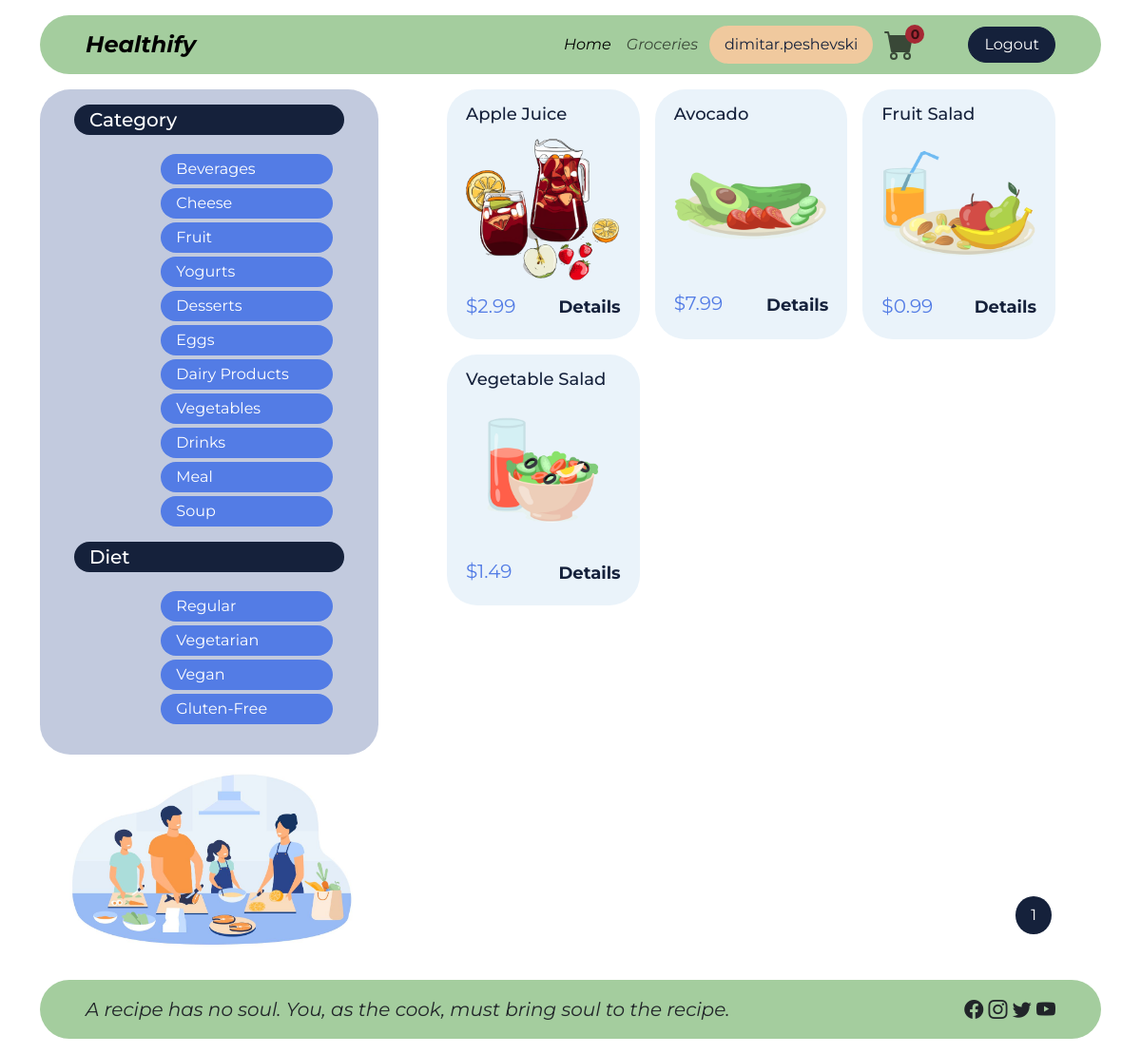
/groceries/?diet=Vegetarian (signed in), run on the app's committed database.
### accounts/models.py (models this page shows, shortened)
class User(AbstractUser):
    class Role(models.TextChoices):
        ADMINISTRATOR = 'ADMINISTRATOR', 'Administrator'
        CONSUMER = 'CONSUMER', 'Consumer'
        SELLER = 'SELLER', 'Seller'
    base_role = Role.ADMINISTRATOR
    role = models.CharField(max_length=255, choices=Role.choices)

### groceries/models.py (models this page shows, shortened)
class Category(models.Model):
    name = models.CharField(max_length=255)
    class Meta:
        verbose_name_plural = 'categories'
    def __str__(self):
        return self.name

class Diet(models.Model):
    name = models.CharField(max_length=255)
    def __str__(self):
        return self.name

class Grocery(models.Model):
    name = models.CharField(max_length=255)
    description = models.TextField()
    categories = models.ManyToManyField(Category)
    diets = models.ManyToManyField(Diet)
    price = models.DecimalField(max_digits=6, decimal_places=2)
    quantity = models.IntegerField()
    image = models.ImageField(upload_to='images/')
    nutrition_facts_label = models.OneToOneField(NutritionFactsLabel, on_delete=models.CASCADE)
    creator = models.ForeignKey(Seller, on_delete=models.CASCADE)
    date_created = models.DateTimeField(auto_now_add=True)
    date_modified = models.DateTimeField(auto_now=True)
    class Meta:
        verbose_name_plural = 'groceries'

### accounts/decorators.py (the view)
        def wrapper_func(request, *args, **kwargs):
            if request.user.role not in roles:
                return redirect('accounts:unauthorized')
            return view_func(request, *args, **kwargs)

### groceries/views.py (called while the page is built)
@login_required(login_url='accounts:login')
@allowed_users(roles=(User.Role.CONSUMER, User.Role.SELLER, User.Role.ADMINISTRATOR,))
def groceries(request):
    all_groceries = Grocery.objects.all().order_by('name')
    category = request.GET.get('category')
    if category is not None:
        all_groceries = all_groceries.filter(categories__name__in=[category]).all().order_by('name')
    diet = request.GET.get('diet')
    if diet is not None:
        all_groceries = all_groceries.filter(diets__name__in=[diet]).all().order_by('name')
    page = Paginator(all_groceries, 9)
    page_list = request.GET.get('page')
    page = page.get_page(page_list)
    context = {'categories': Category.objects.all(), 'diets': Diet.objects.all(), 'page': page}
    return render(request, 'groceries/groceries.html', context)

### templates/groceries/groceries.html (shortened to what this page needs)
{% extends 'base.html' %}
{% load static %}
{% block content %}
    <div class="container flex-grow-1">
        <div class="row h-100">
            <div class="col-4 d-flex flex-column justify-content-between">
                <div class="d-flex flex-column justify-content-between flex-grow-1">
                    <div class="container bg-info px-5 py-3 rounded-5">
                        <div id="category-accordion" class="row">
                            <h5 class="bg-primary text-white px-3 py-1 mb-3 rounded-5"
                                data-bs-toggle="collapse"
                                data-bs-target="#category-accordion-body" aria-expanded="true"
                                aria-controls="category-accordion-body">
                                Category
                            </h5>
                            <div id="category-accordion-body" class="collapse show"
                                 data-bs-parent="#category-accordion">
                                <div class="row">
                                    <div class="col-2"></div>
                                    <div class="col-10">
                                        <ul style="list-style: none;" class="w-100">
                                            {% for category in categories %}
                                                <li class="category text-white my-1 px-3 py-1 rounded-5">
                                                    <a href="{% url 'groceries:groceries' %}?category={{ category }}">{{ category }}</a>
                                                </li>
                                            {% endfor %}
                                        </ul>
                                    </div>
                                </div>
                            </div>
                        </div>
                        <div id="diet-accordion" class="row">
                            <h5 class="bg-primary text-white px-3 py-1 mb-3 rounded-5"
                                data-bs-toggle="collapse"
                                data-bs-target="#diet-accordion-body" aria-expanded="true"
                                aria-controls="diet-accordion-body">Diet</h5>
                            <div id="diet-accordion-body" class="collapse show" data-bs-parent="#diet-accordion">
                                <div class="row">
                                    <div class="col-2"></div>
                                    <div class="col-10">
                                        <ul style="list-style: none;">
                                            {% for diet in diets %}
                                                <li class="category text-white my-1 px-3 py-1 rounded-5">
                                                    <a href="{% url 'groceries:groceries' %}?diet={{ diet }}">{{ diet }}</a>
                                                </li>
                                            {% endfor %}
                                        </ul>
                                    </div>
                                </div>
                            </div>
                        </div>
                    </div>
                    <div class="container">
                        <div class="row">
                            <div class="col">
                                <img class="img-fluid"
                                     src="{% static 'images/mother-father-with-kids-cooking-dishes-kitchen.jpg' %}"/>
                            </div>
                        </div>
                    </div>
                </div>
            </div>
            <div class="col-8 ">
                <div class="container px-5 h-100 d-flex flex-column justify-content-between">
                    <div class="row row-cols-3 g-3 mb-3">
                        {% for grocery in page.object_list %}
                            <div class="col">
                                <div class="card border-0 rounded-5 px-3 py-3 h-100"
                                     style="background-color: rgba(234, 243, 250, 255);">
                                    <div class="card-body px-1 py-1">
                                        <h5 class="card-subtitle text-primary mb-0"
                                            style="font-size: 18px;">{{ grocery.name }}</h5>
                                    </div>
                                    <div class="text-center">
                                        <img src="{{ MEDIA_URL }}{{ grocery.image.url }}"
                                             class="card-img-bottom rounded-0"
                                             alt="...">
                                    </div>
                                    <div class="card-body px-1 py-1 d-flex justify-content-between align-items-center">
                                        <div class="card-subtitle text-primary price" style="font-size: 20px;">
                                            ${{ grocery.price }}</div>
                                        <a href="{% url 'groceries:grocery_details' grocery.id %}" class="details">Details</a>
                                    </div>
                                </div>
                            </div>
                        {% endfor %}
                    </div>
                    <div class="row mb-3">
                        <div class="col d-flex justify-content-end">
                            <nav aria-label="...">
                                <ul class="d-flex" style="list-style: none;">
                                    {% for num_page in page.paginator.page_range %}
                                        {% if page.number == num_page %}
                                            <li class="page-item mx-1 active" aria-current="page">
                                                <a class="bg-primary px-3 py-2 rounded-circle text-white page-link"
                                                   href="{% url 'groceries:groceries' %}?page={{ num_page }}">{{ num_page }}</a>
                                            </li>
                                        {% endif %}
                                    {% endfor %}
                                </ul>
                            </nav>
                        </div>
                    </div>
                </div>
            </div>
        </div>
    </div>
{% endblock %}

### templates/base.html (shortened to what this page needs)
{% load static %}
<!DOCTYPE html>
<html lang="en">
<head>
    <link href="{% static 'assets/scss/custom.css' %}" rel="stylesheet">
    <link href="{% static 'assets/css/style.css' %}" rel="stylesheet">
    <link rel="stylesheet" href="https://cdn.jsdelivr.net/npm/bootstrap-icons@1.10.5/font/bootstrap-icons.css">
</head>
<body>
<div id="main-wrapper">
    <header>
        <div class="container">
            <nav class="header navbar navbar-expand-lg bg-body-tertiary px-5 my-3 rounded-5">
                <a class="navbar-brand" href="{% url 'groceries:home' %}">Healthify</a>
                <div class="collapse navbar-collapse" id="navbarSupportedContent">
                    <ul class="navbar-nav d-flex align-items-center ms-auto mb-2 mb-lg-0">
                        <li class="nav-item">
                            <a class="nav-link active" aria-current="page" href="{% url 'groceries:home' %}">Home</a>
                        </li>
                        <li class="nav-item">
                            <a class="nav-link" href="{% url 'groceries:groceries' %}">Groceries</a>
                        </li>
                        {% if user.is_authenticated %}
                            <li>
                                <div class="bg-secondary text-primary rounded-5 px-3 py-2 mx-1">
                                    {{ user.username }}
                                </div>
                            </li>
                            <li>
                                {% if user.role == 'CONSUMER' %}
                                    <a class="nav-link me-0" href="{% url 'orders:shopping_cart' %}"
                                       style="position: relative;">
                                        <span class="order-items-count">0</span>
                                    </a>
                                {% endif %}
                            </li>
                            <li>
                                <a href="{% url 'accounts:logout' %}"
                                   class="btn btn-primary text-white rounded-5 px-3 ms-5">
                                    Logout
                                </a>
                            </li>
                        {% endif %}
                    </ul>
                </div>
            </nav>
        </div>
    </header>
    <main>
        {% block content %}
        {% endblock %}
    </main>
    <footer>
        <div class="container">
            <div class="footer px-5 my-3 rounded-5 d-flex justify-content-between">
                <p class="message py-3 mb-0">A recipe has no soul. You, as the cook, must bring soul to the recipe.</p>
                <p class="icons py-3 mb-0">
                    <i class="bi bi-facebook"></i>
                    <i class="bi bi-instagram"></i>
                    <i class="bi bi-twitter"></i>
                    <i class="bi bi-youtube"></i>
                </p>
            </div>
        </div>
    </footer>
</div>
</body>
</html>

### Healthify/static/assets/css/style.css (style rules this page uses)
html, body { font-family: Montserrat, sans-serif !important; height: 100%; margin: 0; padding: 0; }
#main-wrapper { display: flex; flex-direction: column; min-height: 100%; }
main { flex: 1; display: flex; }
.navbar-brand { font-size: 24px; font-style: italic; font-weight: bold; }
.header, .footer { background-color: rgba(164, 205, 158, 255) !important; }
.nav-link { font-style: italic; }
.message { font-size: 20px; font-style: italic; }
.icons { font-size: 20px; }
.category { background-color: rgba(83, 124, 229, 255) !important; }
a.nav-link { padding-top: 0 !important; padding-bottom: 0 !important; }
.price { color: rgba(83, 124, 229, 255) !important; }
a.details { text-decoration: none; font-weight: bold; font-size: 18px; }
li.category > a { text-decoration: none; color: white; }
#category-accordion h5, #diet-accordion h5 { cursor: pointer; }
.order-items-count { font-size: 14px; font-style: normal; font-weight: bold; background-color: #a52834; width: 20px; height: 20px; border-radius: 10px; display: flex; justify-content: center; align-items: center; position: absolute; top: -5px; left: 30px; }

### data on the page
User: username "dimitar.peshevski"
Category: name "Beverages"
Category: name "Cheese"
Category: name "Fruit"
Category: name "Yogurts"
Category: name "Desserts"
Category: name "Eggs"
Category: name "Dairy Products"
Category: name "Vegetables"
Category: name "Drinks"
Category: name "Meal"
Category: name "Soup"
Diet: name "Regular"
Diet: name "Vegetarian"
Diet: name "Vegan"
Diet: name "Gluten-Free"
Grocery: name "Apple Juice", image (picture), price "2.99"
Grocery: name "Avocado", image (picture), price "7.99"
Grocery: name "Fruit Salad", image (picture), price "0.99"
Grocery: name "Vegetable Salad", image (picture), price "1.49"

### other printed values
{{ num_page }} "1"
